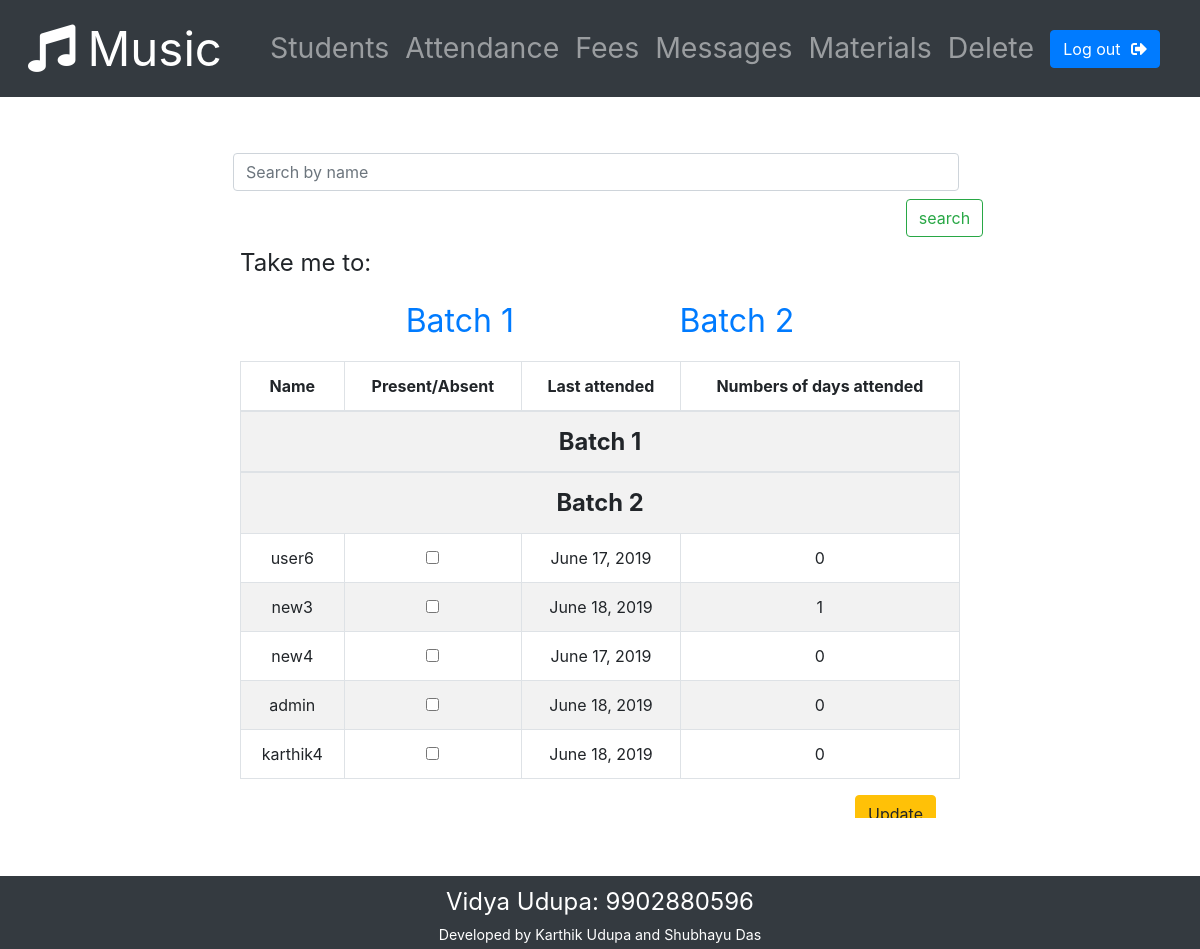
The page /admin-home/attendance/ (signed in) on the database as committed earlier.
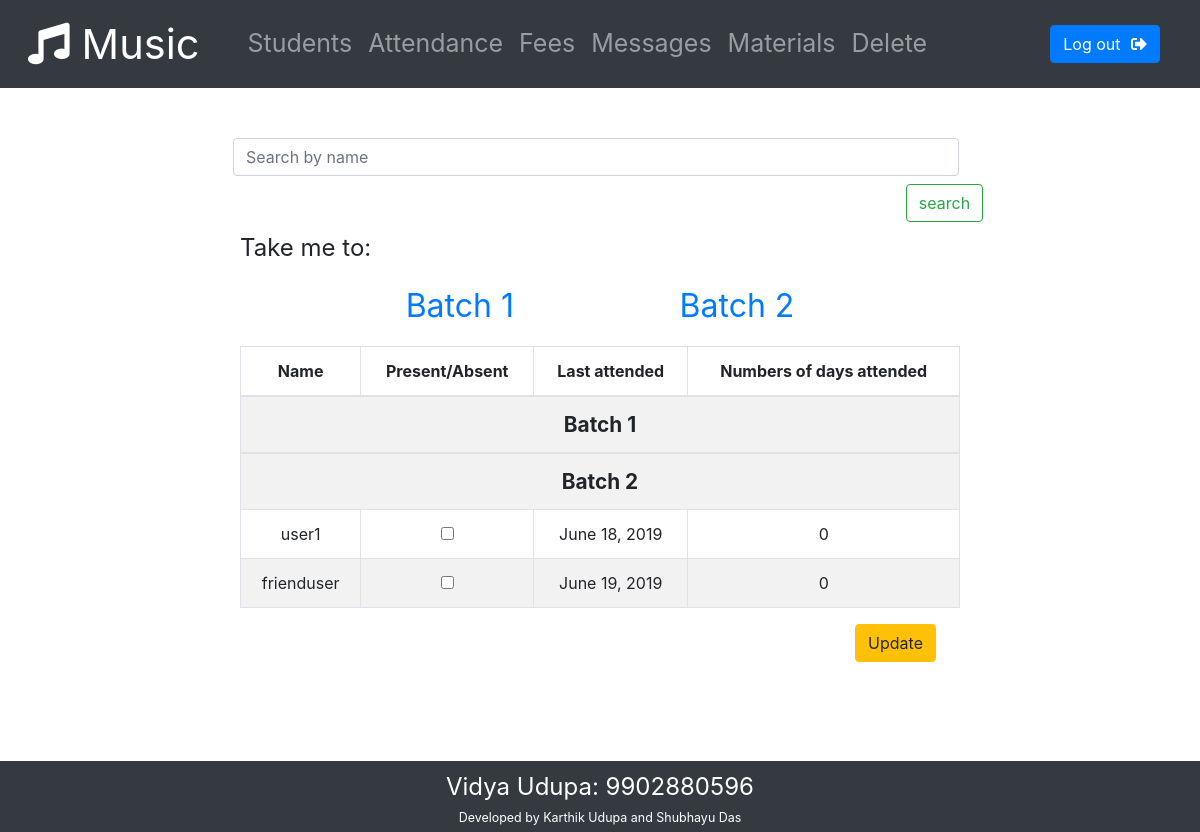
The same page on the database as committed later.
### Registry/models.py (models this page shows)
class storeData(models.Model):
    id = models.AutoField(primary_key=True)
    username = models.CharField(max_length=100, default = "", verbose_name = "Student Name")
    phone_regex = RegexValidator(regex = r'^[0-9]{10}$', message = "Phone number must be of the form: 9876543210.")
    phone_number = models.CharField(validators = [phone_regex], max_length=11, verbose_name = "Phone Number")
    batch_number = models.IntegerField(default = 0, verbose_name = "Batch number")
    password = models.CharField(max_length = 30, verbose_name = "Password")
    no_of_class_attended = models.IntegerField(default = 0)
    last_class_attended = models.DateTimeField(auto_now_add = True)
    last_fees_paid = models.DateTimeField(default = datetime(1970, 1, 1, tzinfo=timezone('Asia/Kolkata')))
    validated = models.BooleanField(default = False)
    is_superuser = models.BooleanField(default = False)
    is_logged_in = models.BooleanField(default = False, verbose_name = "Logged in status")
    unseen_message_count = models.IntegerField(default = 0)
    unseen_file_count = models.IntegerField(default = 0)
    email_address = models.EmailField()

### Registry/views.py (the view)
# urls.py: path('admin-home/attendance/', views.attendance, name = 'attendance'),
def attendance(request):
    if checkStatus(request, sudo = True) == "superuser":
        args = {}
        if request.method == 'POST':
            if 'attendance' in request.POST:
                present = []
                form = AttendanceForm(request.POST)
                if form.is_valid:
                    for user in storeData.objects.values():
                        if request.POST.get(str(user['id'])):
                            present.append(user['id'])
                    markPresent(present)
                    return redirect('studentsData')
            if 'search' in request.POST:
                LIST_OF_CHOICES_1 = []
                LIST_OF_CHOICES_2 = []
                search = request.POST.get("search_field")
                similar_users = storeData.objects.filter(username__icontains=search)
                similar_users = similar_users.values()
                form = AttendanceForm()
                for user in similar_users:
                    if not user['is_superuser'] and user['validated']:
                        if user['batch_number'] == 1:
                            LIST_OF_CHOICES_1.append({'name': user['username'], 'id': user['id'], 'number': user['no_of_class_attended'], 'lastAttended': user['last_class_attended'].date()})
                        else:
                            LIST_OF_CHOICES_2.append({'name': user['username'], 'id': user['id'], 'number': user['no_of_class_attended'], 'lastAttended': user['last_class_attended'].date()})
                args = {'form': form ,'students': {"batch1": LIST_OF_CHOICES_1, "batch2": LIST_OF_CHOICES_2}}
                return render(request, 'Registry/attendance.html', args)
        else:
            LIST_OF_CHOICES_1 = []
            LIST_OF_CHOICES_2 = []
            form = AttendanceForm()
            for user in storeData.objects.values():
                if not user['is_superuser'] and user['validated']:
                    if user['batch_number'] == 1:
                        LIST_OF_CHOICES_1.append({'name': user['username'], 'id': user['id'], 'number': user['no_of_class_attended'], 'lastAttended': user['last_class_attended'].date()})
                    else:
                        LIST_OF_CHOICES_2.append({'name': user['username'], 'id': user['id'], 'number': user['no_of_class_attended'], 'lastAttended': user['last_class_attended'].date()})
            args = {'form': form ,'students': {"batch1": LIST_OF_CHOICES_1, "batch2": LIST_OF_CHOICES_2}}
        return render(request, 'Registry/attendance.html', args)
    else:
        errorMessage(request, 'notSignedIn')
        return redirect('home')

### Registry/forms.py
class AttendanceForm(forms.Form):
    choices = forms.MultipleChoiceField(widget=forms.CheckboxSelectMultiple, required = False)
    search_field = forms.CharField()

### Registry/views.py (called while the page is built)
def checkStatus(request, sudo = False):
    userId = request.session.get('user_info')
    try:
        user = storeData.objects.get(id = userId)
        if userId is not None and userId is not -1:
            if user.is_superuser:
                if sudo:
                    return "superuser"
                else:
                    return False
            else:
                return True
        else:
            return False
    except:
        return False

### Registry/templates/Registry/attendance.html (shortened to what this page needs)
{% extends "Registry/adminBase.html" %}
{% load static %}
{% block style %}
    <link rel="stylesheet" href = {% static "css/attendance.css" %}>
{% endblock %}
{% block body %}
    <div id = "attendanceAll">
        <form method="POST">
            <div class="row p-2">
                <input class="form-control mr-sm-2 mb-md-2" type="search" placeholder="Search by name" aria-label="Search" name = "search_field">
                <input type="submit" name="search" value="search" class="btn btn-outline-success my-2 my-sm-0 offset-9 offset-md-11" id = "submit">
            </div>
            <p id = "niceness">Take me to:</p>
            <ul id = "guides">
                <li>
                    <a href="#batch1">Batch 1</a>
                </li>
                <li>
                    <a href="#batch2">Batch 2</a>
                </li>
            </ul>
            <div class = "form-group" id = "formTable">
                <table class = 'table table-striped table-bordered'>
                    <thead>
                        <th>Name</th>
                        <th>Present/<br id = "mobile">Absent</th>
                        <th>Last attended</th>
                        <th>Numbers of days attended</th>
                    </thead>
                    <div>
                        <tbody>
                            <tr>
                                <th colspan="4" id = "batch1">Batch 1</th>
                            </tr>
                        </tbody>
                    </div>
                    <div >
                        <tbody>
                            <tr>
                                <th colspan="4" id = "batch2">Batch 2</th>
                            </tr>
                            {% for student in students.batch2 %}
                            <tr>
                                <td>{{ student.name }}</td>
                                <th><input type="checkbox" name="{{student.id}}"></th>
                                <td>{{ student.lastAttended }}</td>
                                <td>{{ student.number }}</td>
                            </tr>
                            {% endfor %}
                        </tbody>
                    </div>
                </table>
                <input type="submit"name = "attendance" id = "update-attendance" value="Update" class="btn login-btn btn-warning float-right" id = "submit">
            </div>
        </form>
    </div>
{% endblock %}

### Registry/templates/Registry/adminBase.html (shortened to what this page needs)
{% load static %}
<!DOCTYPE html>
<html lang="en">
<head>
    <link rel="stylesheet" href="https://stackpath.bootstrapcdn.com/bootstrap/4.3.1/css/bootstrap.min.css">
    <link rel="stylesheet" href="https://use.fontawesome.com/releases/v5.8.2/css/all.css">
    <link rel="stylesheet" href = {% static "css/adminBase.css" %}>
    {% block style %}
    {% endblock %}
</head>
<body>
    <div class = "container-fluid">
        <nav class = "navbar navbar-expand-lg navbar-dark bg-dark">
            <a class = "navbar-brand" href="{% url 'adminhome' %}" id = "title"><i class="fas fa-music" style = "padding-right: calc(1vw);"></i>Music</a>
            <div class = "collapse navbar-collapse" id = "navbarContent">
                <ul class="navbar-nav mr-auto">
                    <li class = "nav-item">
                        <a href = "{% url 'studentsData' %}" class = "nav-link">Students</a>
                    </li>
                    <li class = "navbar-nav mr-auto">
                        <a href = "{% url 'attendance' %}" class = "nav-link">Attendance</a>
                    </li>
                    <li class = "navbar-nav mr-auto">
                        <a href = "{% url 'fees' %}" class = "nav-link">Fees</a>
                    </li>
                    <li class = "navbar-nav mr-auto">
                        <a href = "{% url 'adminViewMessage' %}" class = "nav-link">Messages
                        </a>
                    </li>
                    <li class = "navbar-nav mr-auto">
                        <a href = "{% url 'adminViewFile' %}" class = "nav-link">Materials</a>
                    </li>
                    <li class = "navbar-nav mr-auto">
                        <a href = "{% url 'deleteUser' %}" class = "nav-link">Delete</a>
                    </li>
                </ul>
                <a href = "{% url 'logout' %}"  class="btn float-right btn-primary" title = "Log out">Log out  <i class="fas fa-sign-out-alt"></i></a>
            </div>
        </nav>
    </div>
    <div id = "body">
        {% block body %}{% endblock %}
    </div>
    <footer class="footer mr-auto">
        <div class="container-fluid">
            <div class = "p-1 d-flex align-items-center flex-column bg-dark">
                <div class = "p-1" id = "contactLinks">
                   Vidya Udupa: 9902880596
                </div>
                <div id = "contributors">Developed by Karthik Udupa and Shubhayu Das</div>
            </div>
        </div>
    </footer>
</body>
</html>

### Registry/static/css/adminBase.css (style rules this page uses)
html, body { width: 100%; }
.container-fluid { padding-left: 0%; padding-right: 0%; margin-right: 0%; }
.navbar-brand { font-size: calc(5vh); }
.nav-link { font-size: calc(3vh); }
#body { padding: 0%; border: 0ch; margin: 0%; max-width: 100%; min-height: calc(70vh); overflow: auto; }
.footer { position: relative; bottom: 0%; width: 100%; height: min-content; margin-bottom: 0%; padding-bottom: 0%; }
#contactLinks { color:white; font-size: 24px; }
#contributors { color:white; word-wrap: break-word; font-size: calc(1.5vh); }
#body { position: relative; padding-bottom: 50%; }
.fa-sign-out-alt { color: white; padding-left: calc(0.5vw); }
@media (min-width: 768px) { #title { padding-left: calc(1vw); padding-right: calc(2vw); } }
@media (min-width: 768px) { #body { height: calc(76vh); } }
@media (min-width: 768px) { .footer { position: fixed; left: 0; bottom: 0; } }
@media (min-width: 768px) { .float-right { margin-right: calc(2vw); } }

### Registry/static/css/attendance.css (style rules this page uses)
th, td { text-align: center; }
#attendanceAll { width: 90%; height: 100%; margin: auto; padding-top: calc(5vh); }
#niceness { font-size: 1.5rem; }
#guides { list-style: none; display: flex; flex-direction: row; justify-content: space-evenly; padding-left: 0%; }
#guides a { font-size: 2rem; text-decoration: none; }
#batch1, #batch2 { text-align: center; font-size: calc(2.5vh); }
#formTable { position: relative; margin: auto; }
#submit { position: relative; }
@media (min-width: 768px) { #attendanceAll { width: 60%; } }

Rows that differ between the two databases and show on the page:
removed storeData: name "user6"
removed storeData: name "new3"
removed storeData: name "new4"
removed storeData: name "admin"
removed storeData: name "karthik4"
added storeData: name "user1"
added storeData: name "frienduser"
Other text that changed with them:
new list line: "☐ June 18, 2019 0"
new list line: "☐ June 19, 2019 0"
list line gone: "☐ June 17, 2019 0"
list line gone: "☐ June 18, 2019 1"
list line gone: "☐ June 18, 2019 0"
